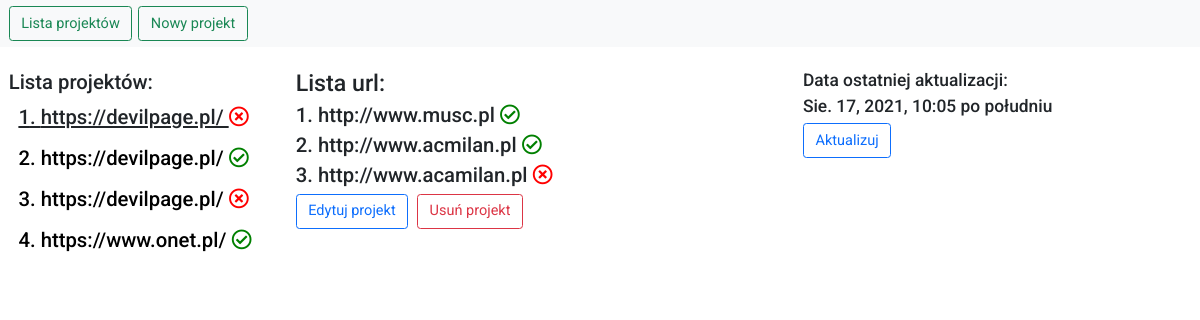
/, run on an earlier commit of the app's database.
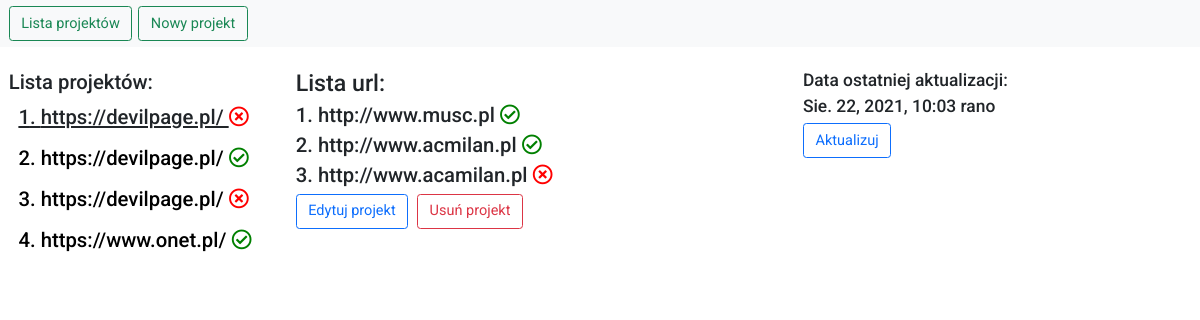
And on a later commit of the database.
### link_checker/models.py (models this page shows, shortened)
class Project(models.Model):
    title = models.CharField(max_length=2000)
    links_ok = models.BooleanField(null=True, blank=True)

class URL(models.Model):
    urls = models.CharField(max_length=2000)
    links_ok = models.BooleanField(null=True, blank=True)
    project = models.ForeignKey(Project, on_delete=models.CASCADE, related_name='related_urls')

class Date(models.Model):
    time_of_update = models.DateTimeField()

### link_checker/views.py (the view)
# urls.py: path('', index, name='index'),
def index(request):
    project_urls = []
    all_projects = Project.objects.all().values_list()
    check_list = all_projects.exists()
    if all_projects:
        print(len(all_projects))
        first_project_id = all_projects[0][0]
        test = first_project_id - len(all_projects) + 3
        projects_name = Project.objects.get(id=first_project_id) #choose first item from list
        project_urls = projects_name.related_urls.all()
        projects_names = list(Project.objects.all())
        selected_project = 1
        try:
            all_dates = Date.objects.all()
            update_time = all_dates[0]
            print(update_time)
        except:
            update_time = None
    else:
        projects_names = []
        first_project_id = 0
        update_time = None
    return render(request, 'index.html', {'projects_names': projects_names, 'project_urls': project_urls, 'selected_id': first_project_id, 'selected_project': selected_project, 'update_time': update_time})

### templates/index.html (shortened to what this page needs)
{% extends 'main.html' %}
{% block content %}
    <div class="panel">
        <div class="row">
            <div class="col-3 p-0 px-4 panel-left">
                <h3>Lista projektów:</h3>
                {% for project in projects_names %}
                    {% if forloop.counter is selected_project %}
                        {% if project.links_ok%}
                                <a href="{% url 'load_project' project.id %}" class="btn" style="text-decoration: underline"> <h3>{{ forloop.counter }}. {{project.title}} <i class="far fa-check-circle" style="color:green"></i></h3></a><br>
                            {% else %}
                                 <a href="{% url 'load_project' project.id %}" class="btn" style="text-decoration: underline"> <h3>{{ forloop.counter }}. {{project.title}} <i class="far fa-times-circle" style="color:red"></i></h3></a><br>
                            {% endif %}
                    {% else %}
                            {% if project.links_ok%}
                                <a href="{% url 'load_project' project.id %}" class="btn" style="color:black"> <h3>{{ forloop.counter }}. {{project.title}} <i class="far fa-check-circle" style="color:green"></i></h3></a><br>
                            {% else %}
                                 <a href="{% url 'load_project' project.id %}" class="btn" style="color:black"> <h3>{{ forloop.counter }}. {{project.title}} <i class="far fa-times-circle" style="color:red"></i></h3></a><br>
                            {% endif %}
                    {% endif %}
                {% empty %}
                    <h3>Brak projektów bazie danych</h3>
                {% endfor %}
            </div>
            <div class="col-5 p-0 panel-mid">
                  <h2>Lista url:</h2>
                {% for url in project_urls %}
                    {% if url.links_ok %}
                        <h3>{{ forloop.counter }}. {{url.urls}} <i class="far fa-check-circle" style="color:green"></i></h3>
                    {% else %}
                        <h3>{{ forloop.counter }}. {{url.urls}} <i class="far fa-times-circle" style="color:red"></i></h3>
                    {% endif %}
                {% empty %}
                     <h3>Brak linków dla projektu</h3>
                {% endfor %}
                <a href="{% url 'update_project' selected_id %}" class="btn btn-outline-primary me-2 btn-lg">Edytuj projekt</a>
                <a href="{% url 'delete_project' selected_id %}" class="btn btn-outline-danger me-2 btn-lg">Usuń projekt</a>
                <br>
            </div>
            <div class="col-3 p-0 panel-right">
                <h4>Data ostatniej aktualizacji: </h4>
                {% if update_time %}
                    <h4>{{ update_time.time_of_update }}</h4>
                {% else %}
                    <h4>Brak danych</h4>
                {% endif %}
                <a href="{% url 'check_url' %}" class="btn btn-outline-primary me-2 btn-lg">Aktualizuj</a>
            </div>
        </div>
    </div>
{% endblock %}

### templates/main.html (shortened to what this page needs)
{% load static %}
<!doctype html>
<html lang="en">
<head>
    <link href="https://cdn.jsdelivr.net/npm/bootstrap@5.1.0/dist/css/bootstrap.min.css" rel="stylesheet">
    <link rel="stylesheet" href="{% static 'main.css' %}">
    <link rel="stylesheet" href="https://use.fontawesome.com/releases/v5.15.2/css/all.css">
</head>
<body>
<nav class="navbar fixed-top navbar-light bg-light">
  <form class="container-fluid justify-content-start">
      <a href="{% url 'index' %}" class="btn btn-outline-success me-2 btn-lg">Lista projektów</a>
      <a href="{% url 'new_project' %}" class="btn btn-outline-success me-2 btn-lg">Nowy projekt</a>
  </form>
</nav>
    <br>
    <br>
    <br>
    <br>
    {% block content %}
    {% endblock %}
</body>
</html>

### static/main.css (style rules this page uses)
body { font-family: 'Roboto', sans-serif; }
* { box-sizing: border-box; margin: 0; padding: 0; }
html { font-size: 72.5%; scroll-behavior: smooth; }

What changed in the data, as far as the page shows it:
changed Date: time_of_update "Sie. 17, 2021, 10:05 po południu" → "Sie. 22, 2021, 10:03 rano"
